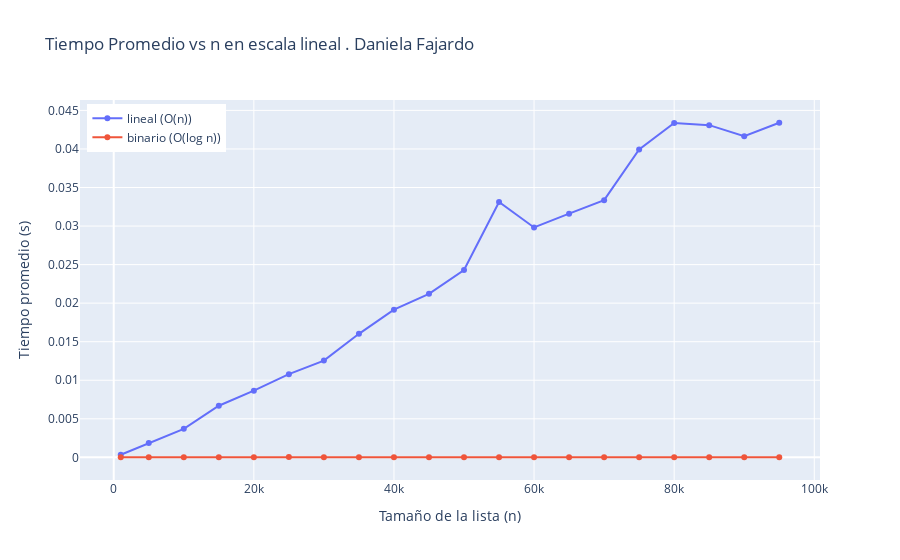

Notebook source saved alongside this figure:
### Code cell
import plotly.graph_objs as go
# Datos de ejemplo obtenidos de la celda anterior (ajusta si tienes otros valores):
sizes2 = [1000, 5000, 10000, 15000, 20000, 25000, 30000, 35000, 40000, 45000, 50000, 55000, 60000, 65000, 70000, 75000, 80000, 85000, 90000, 95000]#sizes = [1_000, 5_000, 10_000, 20_000]
mean_bub = []
mean_timsort = []
for n in sizes2:
    data = sorted(rand_list(n, unique=True))
    print(f"\nLista ordenada de {n} elementos")
    target = data[-1]  # peor caso aprox. para lineal
    mean_lin, s_lin = timeit(linear_search, data, target, repeat=20)
    mean_bin, s_bin = timeit(binary_search, data, target, repeat=20)
    mean_bub.append(mean_lin)
    mean_timsort.append(mean_bin)

fig = go.Figure()
fig.add_trace(go.Scatter(x=sizes2, y=mean_bub, mode='lines+markers', name='lineal (O(n))'))
fig.add_trace(go.Scatter(x=sizes2, y=mean_timsort, mode='lines+markers', name='binario (O(log n))'))
fig.update_layout(title='Tiempo Promedio vs n en escala lineal . Daniela Fajardo',
                  xaxis_title='Tamaño de la lista (n)',
                  yaxis_title='Tiempo promedio (s)',
                  legend=dict(x=0.01, y=0.99))

### Figure 1 — Plotly figure (JSON) as saved in the notebook; plotly's stock layout.template omitted (floating-point values rounded to 4 significant figures)
{"data": [{"mode": "lines+markers", "name": "lineal (O(n))", "type": "scatter", "x": [1000, 5000, 10000, 15000, 20000, 25000, 30000, 35000, 40000, 45000, 50000, 55000, 60000, 65000, 70000, 75000, 80000, 85000, 90000, 95000], "y": [0.0003389, 0.001851, 0.003698, 0.006691, 0.008647, 0.01079, 0.01255, 0.01602, 0.01915, 0.02121, 0.0243, 0.03311, 0.02982, 0.0316, 0.03336, 0.03994, 0.04337, 0.04309, 0.04164, 0.0434]}, {"mode": "lines+markers", "name": "binario (O(log n))", "type": "scatter", "x": [1000, 5000, 10000, 15000, 20000, 25000, 30000, 35000, 40000, 45000, 50000, 55000, 60000, 65000, 70000, 75000, 80000, 85000, 90000, 95000], "y": [1.119e-05, 1.406e-05, 1.458e-05, 1.506e-05, 1.454e-05, 3.553e-05, 1.458e-05, 1.757e-05, 1.68e-05, 1.664e-05, 1.685e-05, 1.645e-05, 1.679e-05, 1.716e-05, 1.644e-05, 1.628e-05, 1.621e-05, 1.75e-05, 1.731e-05, 2.579e-05]}], "layout": {"legend": {"x": 0.01, "y": 0.99}, "title": {"text": "Tiempo Promedio vs n en escala lineal . Daniela Fajardo"}, "xaxis": {"title": {"text": "Tamaño de la lista (n)"}}, "yaxis": {"title": {"text": "Tiempo promedio (s)"}}}}
